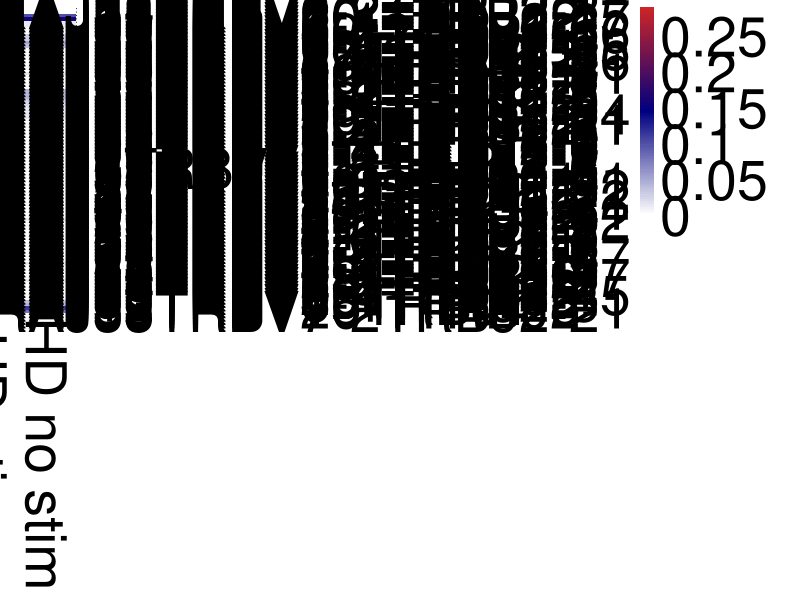

This chart was generated by the following R code:
#This code gives the heatmap for the TCR usage data for the expanded clones
#We upload the excel data and then clean the data for the relevant information. Then we find the expanded clones (defined in terms of TCRusage and CDR3a and CDR3b sequences)
#For the expanded clones, we pool together the data for each different kind of patients and then make the heatmap

library(readxl)
my_data <- read_xlsx("HIV data_Pooled_Final.xlsx", col_types = "text", col_names = TRUE)#The data is read
new_data1<-my_data[,-c(1,3,4,6,8,11,12,16,17,33,34,35)]#The relevant columns are selected

library(dplyr)
new_data1<-new_data1%>%filter(TRBV != "NA", TRBJ != "NA", TRAV != "NA", TRAJ !="NA", CDR3a !="NA",  CDR3b !="NA", Stimulation != "BSV18")#Get rid of columns with NA values for TCRusage and BSV18 stimulation condition
new_data1<-new_data1%>%filter(TRAV !="TRAV1-1")#Get rid of data with TRAV1-1 because MAIT cells are defined as TRAV1-2
new_data1$TCRusage <-do.call(paste0, new_data1[c("TRAV","TRAJ","TRBV","TRBJ")])#Create a new column called TCRusage which put together TRAV,TRAJ, TRBV, TRBJ

library(reshape2)
test<- count(new_data1, Subject, Stimulation,TCRusage,CDR3a,CDR3b)#Count the number of cells with a given TCR usage and CDR3a and CDR3b sequences

#For expanded clones

final200<-test %>% filter(n != 1)# We are interested in the expanded clones so we get rid of cells that appear once with a given TCR usage and CDR3a and CDR3b sequences

a=grep("HIV", final200$Subject)#In the data set for expanded clones, any expression that has "HIV" in it is chosen
final200$Subject[a]<-"HIV" #Any expression containing "HIV" is renamed as "HIV"

b=grep("EC", final200$Subject)#In the data set for expanded clones, any expression that has "EC" in it is chosen
final200$Subject[b]<-"EC"#Any expression containing "EC" is renamed as "EC"

c=grep("HD", final200$Subject)#In the data set for expanded clones, any expression that has "HD" in it is chosen
final200$Subject[c]<-"HD" #Any expression containing "HD" is renamed as "HD"


final300<-acast(final200, TCRusage~Subject+Stimulation, value.var = "n", fun.aggregate = sum) # Calculate the number of times one kind of TCR usage occurs for different patients at stimulated and un-stimulated conditions
final400<- apply(final300,2,function(x){x/sum(x)})#Calculate the fractions of different TCR usage sequence for different patients at stimulated and un-stimulated conditions 
final500<-final400[,c(3,4,1,2,5,6)]#Re-arrange the data
colnames(final500)<-c("HD no stim"," HD stim","EC no stim","EC stim","PR no stim","PR stim")

#Make the heatmap for the processed data
library(pheatmap)
result <-pheatmap(final500, color = colorRampPalette (c("white","navy","firebrick3"))(100), cluster_rows = TRUE, cluster_cols = FALSE,clustering_distance_rows = "euclidean", clustering_method = "complete", gaps_col =c(2,4), fontsize=40) 



